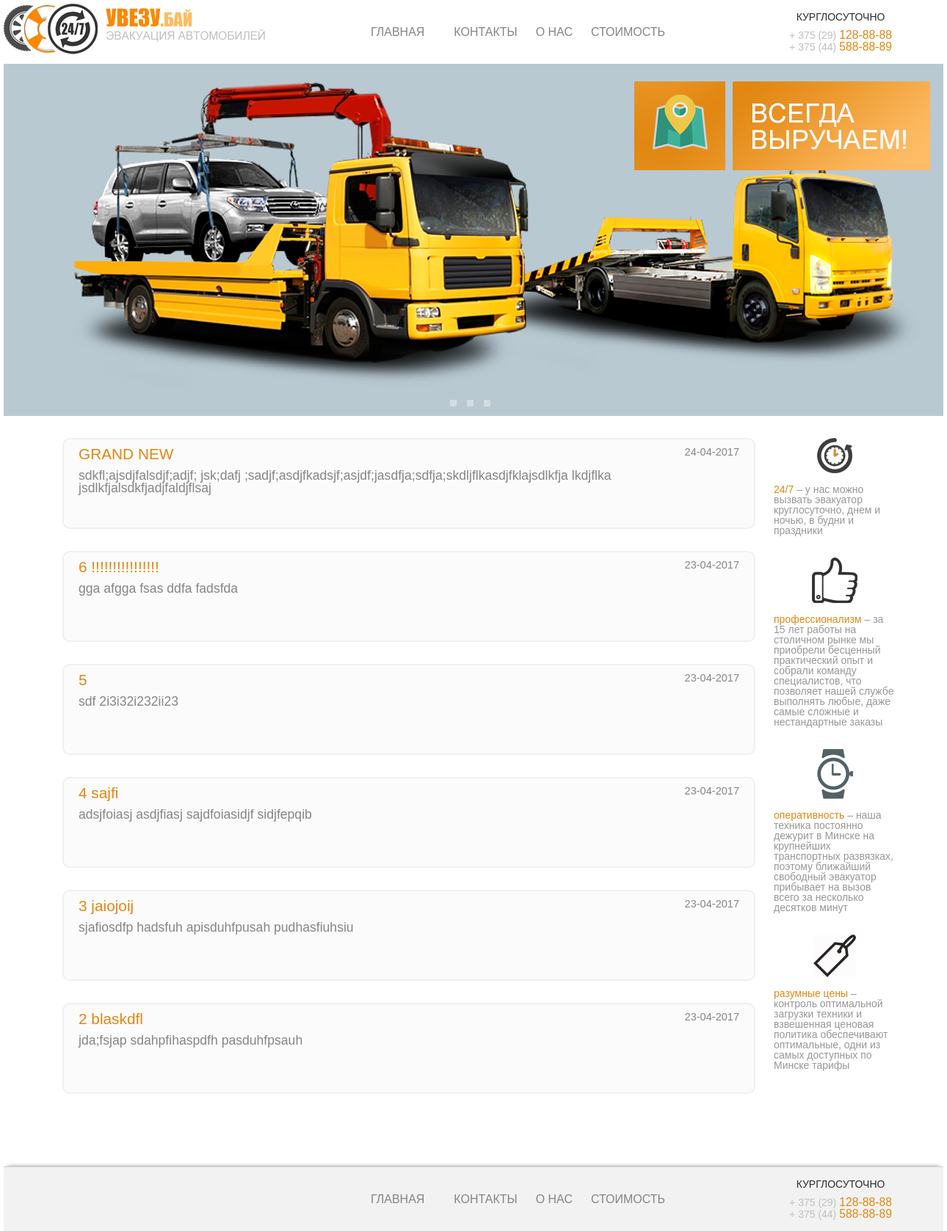
The app's page /, older data.
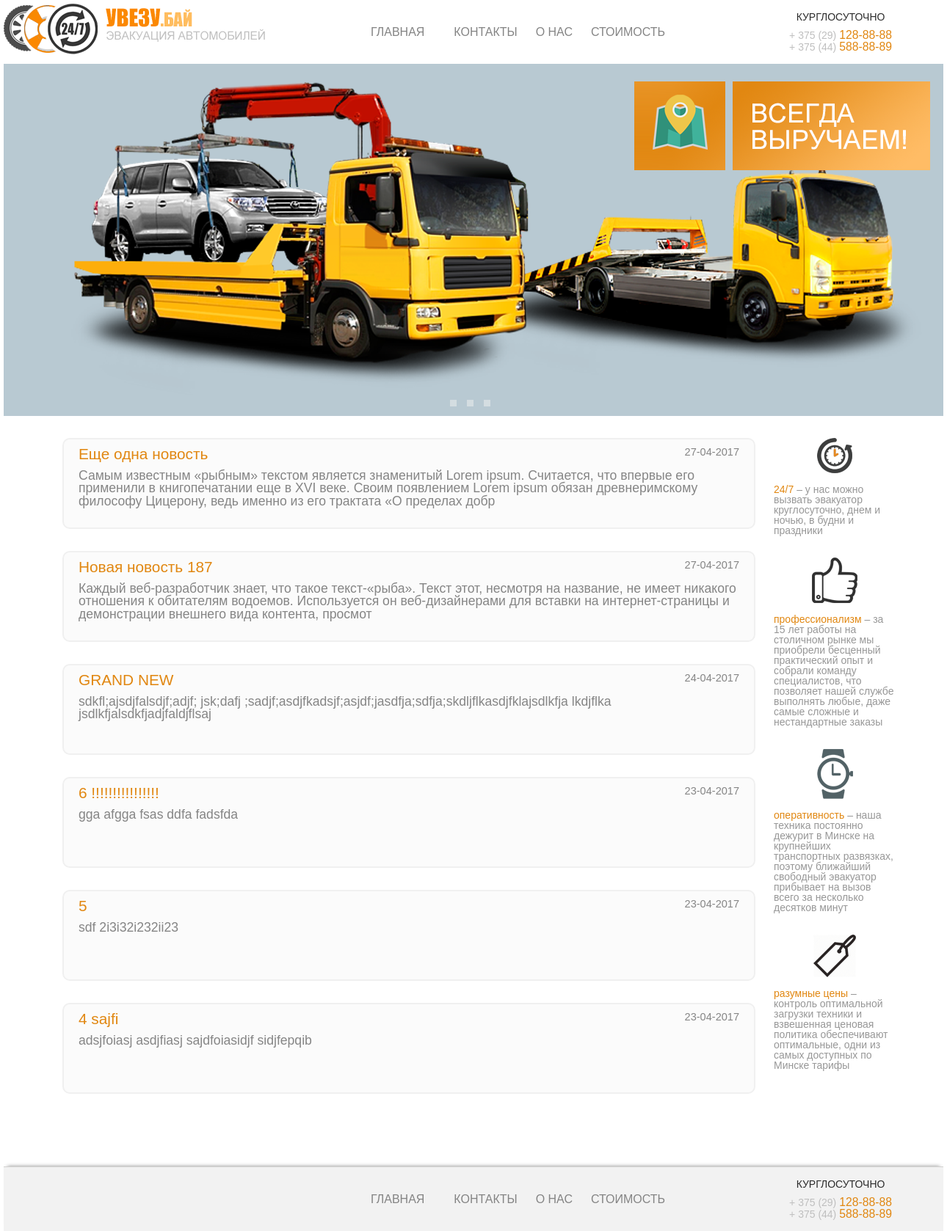
The same page, newer data.
### news/models.py (models this page shows)
class Article(models.Model):
    title = models.CharField(max_length=50)
    article_descr = models.CharField(max_length=250)
    date = models.DateTimeField(auto_now=True)

### news/views.py (the view)
# urls.py: url(r'^$', views.IndexView.as_view(), name='index'),
class IndexView(generic.ListView):
    template_name = 'news/index.html'
    context_object_name = 'latest_news_list'
    def get_queryset(self):
        return Article.objects.order_by('-date')[:6]

### news/templates/news/index.html (shortened to what this page needs)
{% extends 'news/base.html' %}
{% load staticfiles %}
{% block headerdata %}
  <link rel="stylesheet" type="text/css" href="{% static 'news/styles/article.css' %}">
{% endblock %}
{% block slider %}
  <div class="slider">
    <img class="Slides" src="{% static 'news/images/slider-1.png' %}" alt="slide-1">
    <div class="sl-buttons">
      <ul>
        <li class="Active" onclick="showDivs(1)"></li>
        <li class="Active" onclick="showDivs(2)"></li>
        <li class="Active" onclick="showDivs(3)"></li>
      </ul>
    </div>
  </div>
{% endblock %}
{% block content %}
  {% if latest_news_list %}
  <ul>
    {% for news in latest_news_list %}
        <li class="article">
          <h2>{{ news.title }}<span>{{ news.date|date:"d-m-Y" }}</span></h2>
          <p> {{ news.article_descr }}</p>
        </li>
    {% endfor %}
  </ul>
  {% else %}
      <p>No news</p>
  {% endif %}
{% endblock %}

Row changes from the older to the newer data that the page shows:
no longer on this page (row unchanged): Article: title "3 jaiojoij", date "23-04-2017", article_descr "sjafiosdfp hadsfuh apisduhfpusah pudhasfiuhsiu"
no longer on this page (row unchanged): Article: title "2 blaskdfl", date "23-04-2017", article_descr "jda;fsjap sdahpfihaspdfh pasduhfpsauh"
added Article: title "Еще одна новость", date "27-04-2017", article_descr "Самым известным «рыбным» текстом является знаменитый Lorem ipsum. Считается, что впервые его применили в книгопечатании еще в XVI веке. Своим появлением Lorem ipsum обязан древнеримскому философу Цицерону, ведь именно из его трактата «О пределах добр"
added Article: title "Новая новость 187", date "27-04-2017", article_descr "Каждый веб-разработчик знает, что такое текст-«рыба». Текст этот, несмотря на название, не имеет никакого отношения к обитателям водоемов. Используется он веб-дизайнерами для вставки на интернет-страницы и демонстрации внешнего вида контента, просмот"
